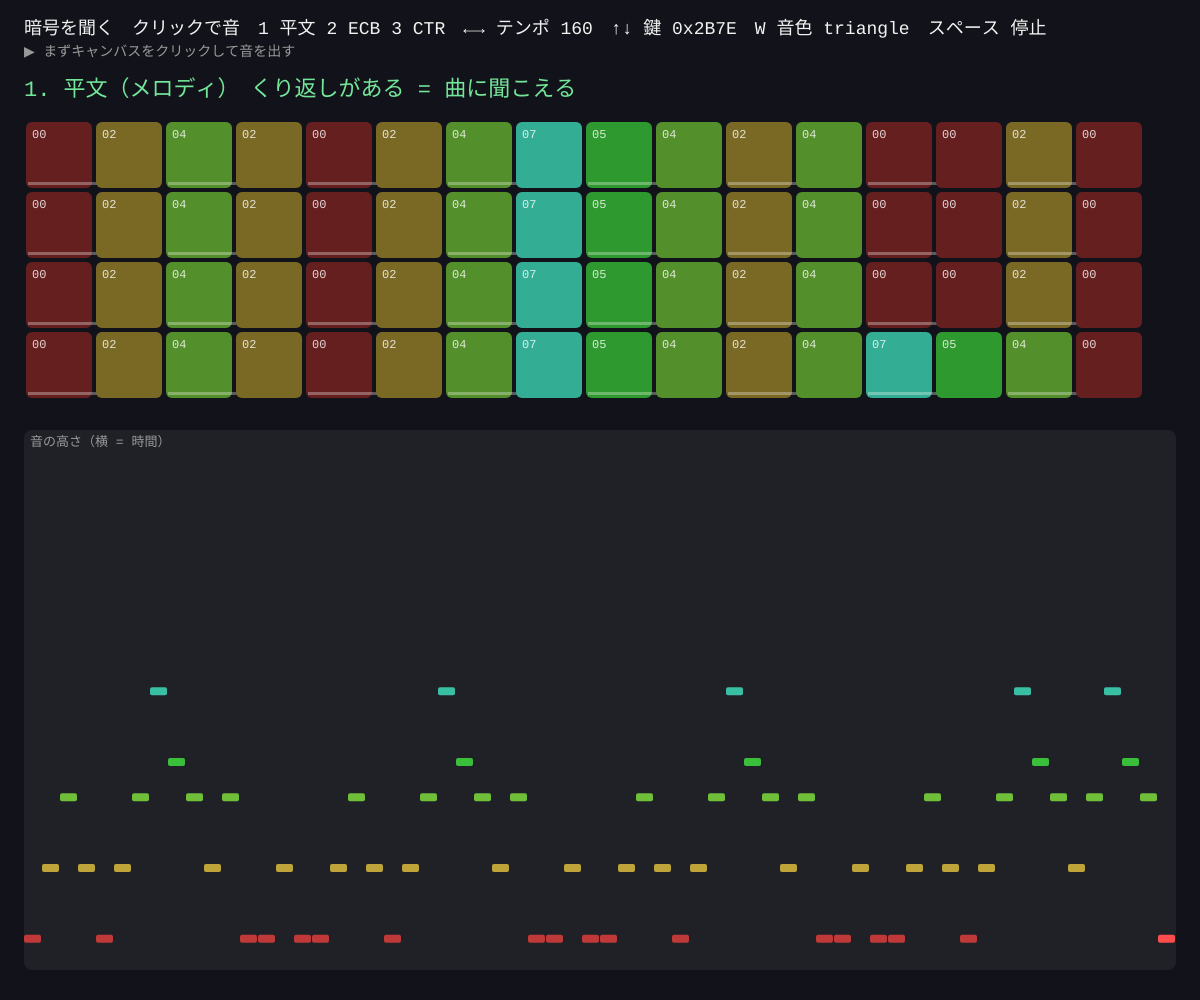
Frame 1 (no input)
Frame 60 (no input): identical to frame 1, image omitted
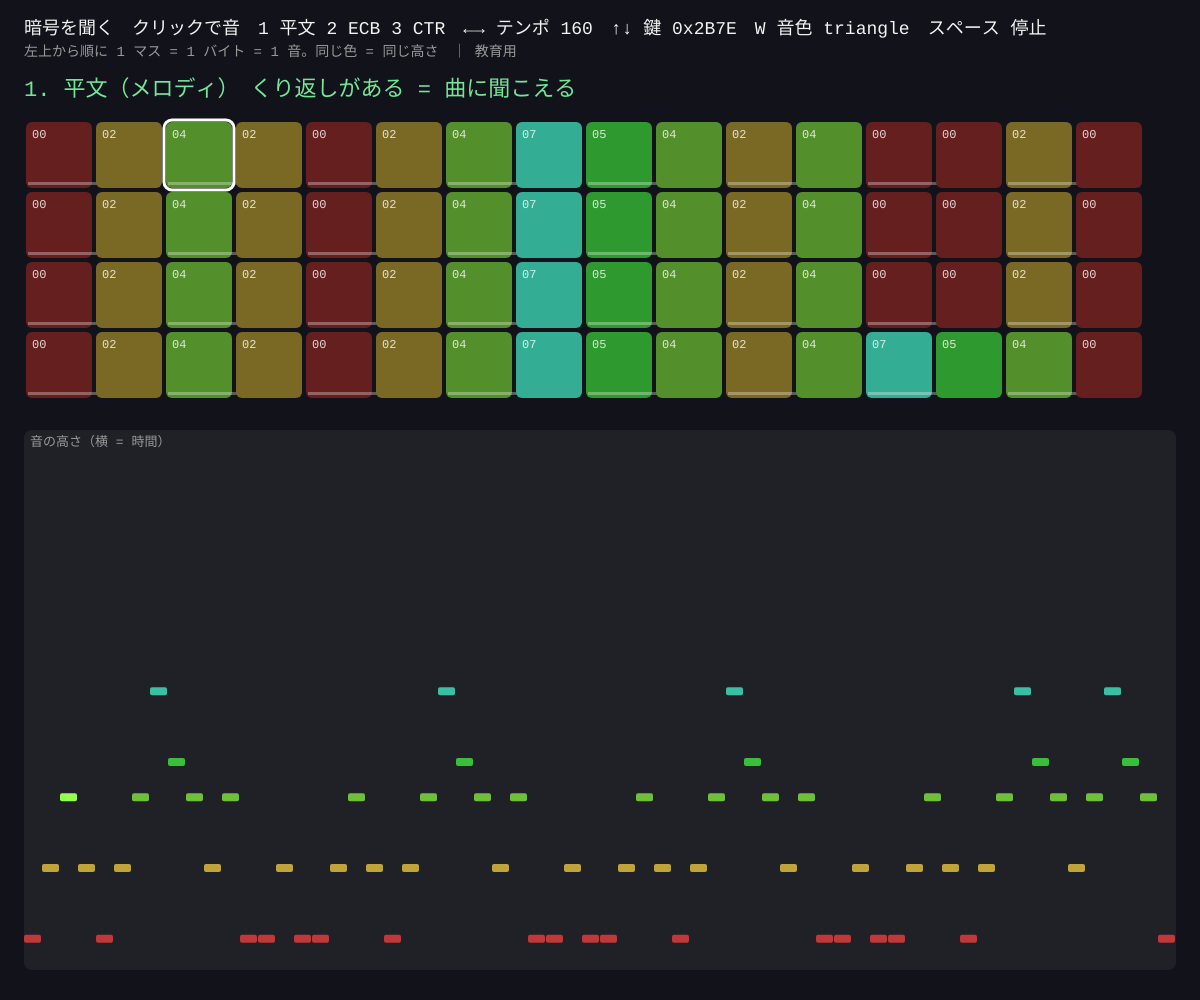
Frame 120 (the mouse pressed at the canvas centre since frame 60)

The p5.js sketch that drew these frames (run headless with seeded random() and noise() and a simulated clock; from frame 60 on, the mouse is pressed at the canvas centre):

// p5.js sketch
// ── sketch.js
// ============================================
// 14 暗号を聞く 🔊
// データの 1 バイト = 1 つの音。平文のメロディはくり返しがあって「曲」に聞こえる。
//   ECB で暗号化：同じ 2 バイトのかたまりは同じ暗号文 → くり返しがそのまま聞こえてしまう（06 の輪郭と同じ）
//   CTR で暗号化：毎回違うカウンタを混ぜる → ランダムな音の列。耳でも区別できない = よい暗号
// クリック = 音を出す / 1 = 平文 2 = ECB 3 = CTR / ←→ = テンポ / ↑↓ = 鍵を変える / W = 音色 / スペース = 一時停止
// 自由制作のベース：MELODY を自分の曲に変えてみよう
// ※ 教育用（05 と同じおもちゃの 16 ビット暗号）
// ============================================

// ★ 平文のメロディ（0〜14 = ペンタトニック音階の段）。2 つずつ組になって 1 ブロック
const PHRASE = [0, 2, 4, 2, 0, 2, 4, 7, 5, 4, 2, 4, 0, 0, 2, 0];
let MELODY = [];
let modeNo = 1, tempo = 160;          // ★ 1 分あたりの音の数
let cipherKey = 0x2B7E, wave = 'triangle';
let playing = true, idx = 0, lastNote = 0;
let bytes = [];
const SCALE = [0, 2, 4, 7, 9];        // ペンタトニック（ド レ ミ ソ ラ）
const SBOX = [0xC, 0x5, 0x6, 0xB, 0x9, 0x0, 0xA, 0xD, 0x3, 0xE, 0xF, 0x8, 0x4, 0x7, 0x1, 0x2];

function setup() {
  createCanvas(windowWidth, windowHeight);
  textFont('monospace');
  colorMode(HSB, 360, 100, 100, 100);
  for (let r = 0; r < 4; r++) MELODY = MELODY.concat(r === 3 ? PHRASE.slice(0, 12).concat([7, 5, 4, 0]) : PHRASE);
  rebuild();
}

// ★ モードに合わせてバイト列をつくる
function rebuild() {
  bytes = [];
  for (let i = 0; i < MELODY.length; i += 2) {
    let block = (MELODY[i] << 8) | MELODY[i + 1];
    let c = block;
    if (modeNo === 2) c = enc(block);                         // ECB
    if (modeNo === 3) c = block ^ enc((0x1000 + i / 2) & 0xFFFF);   // CTR
    bytes.push((c >> 8) & 0xFF, c & 0xFF);
  }
}

// バイト → 音の高さ（Hz）。15 段のペンタトニックに折りたたむ
function noteFreq(b) {
  let step = b % 15;
  let semi = SCALE[step % 5] + 12 * floor(step / 5);
  return 220 * pow(2, semi / 12);
}

function draw() {
  background(230, 30, 10);
  // 再生
  let interval = 60000 / tempo;
  if (playing && audioCtx && millis() - lastNote > interval) {
    lastNote = millis();
    playNote(noteFreq(bytes[idx]), interval / 1000 * 0.9);
    idx = (idx + 1) % bytes.length;
  }
  noStroke();
  fill(0, 0, 95);
  textSize(18);
  text('暗号を聞く　クリックで音　1 平文 2 ECB 3 CTR　←→ テンポ ' + tempo + '　↑↓ 鍵 ' + hex4(cipherKey) + '　W 音色 ' + wave + '　スペース ' + (playing ? '停止' : '再生'), 24, 34);
  fill(0, 0, 60);
  textSize(14);
  text(audioCtx ? '左上から順に 1 マス = 1 バイト = 1 音。同じ色 = 同じ高さ　｜ 教育用' : '▶ まずキャンバスをクリックして音を出す', 24, 56);

  let names = ['', '平文（メロディ）', 'ECB で暗号化', 'CTR で暗号化'];
  let notes = ['', 'くり返しがある = 曲に聞こえる', '同じブロック → 同じ音のかたまり。くり返しが聞こえる ✗', '毎回違う。くり返しが消えた ✓'];
  fill(modeNo === 2 ? color(0, 60, 100) : color(140, 50, 90));
  textSize(22);
  text(modeNo + '. ' + names[modeNo] + '　' + notes[modeNo], 24, 96);

  // バイトのマス目（16 個 × 4 段）
  let cols = 16, cw = min(70, (width - 48) / cols), top = 120;
  for (let i = 0; i < bytes.length; i++) {
    let x = 24 + (i % cols) * cw, y = top + floor(i / cols) * cw;
    let step = bytes[i] % 15;
    fill(step * 24, 70, 40 + step * 4);
    rect(x + 2, y + 2, cw - 4, cw - 4, 6);
    if (i === (idx + bytes.length - 1) % bytes.length && audioCtx) { noFill(); stroke(0, 0, 100); strokeWeight(3); rect(x, y, cw, cw, 8); noStroke(); }
    fill(0, 0, 100, 80);
    textSize(12);
    text(hex2(bytes[i]), x + 8, y + 18);
    if (i % 2 === 0) { fill(0, 0, 100, 30); rect(x + 4, y + cw - 8, cw * 2 - 8, 3); }   // 2 バイト = 1 ブロック
  }
  // 音の高さのグラフ（ピアノロール）
  let gy = top + ceil(bytes.length / cols) * cw + 30, gh = height - gy - 30;
  fill(0, 0, 100, 6);
  rect(24, gy, width - 48, gh, 8);
  let bw = (width - 48) / bytes.length;
  for (let i = 0; i < bytes.length; i++) {
    let step = bytes[i] % 15;
    fill(step * 24, 70, i === (idx + bytes.length - 1) % bytes.length ? 100 : 75);
    rect(24 + i * bw, gy + gh - (step + 1) / 15 * (gh - 10), bw - 1, 8, 2);
  }
  fill(0, 0, 60);
  textSize(13);
  text('音の高さ（横 = 時間）', 30, gy + 16);
}

function mousePressed() { startAudio(); }

function keyPressed() {
  startAudio();
  if (key === '1' || key === '2' || key === '3') { modeNo = int(key); rebuild(); }
  if (key === LEFT_ARROW) tempo = max(60, tempo - 20);
  if (key === RIGHT_ARROW) tempo = min(480, tempo + 20);
  if (key === UP_ARROW || key === DOWN_ARROW) { cipherKey = floor(random(65536)); rebuild(); }
  if (key === 'w' || key === 'W') { let ws = ['sine', 'triangle', 'square', 'sawtooth']; wave = ws[(ws.indexOf(wave) + 1) % 4]; }
  if (key === ' ') playing = !playing;
  return false;
}

// ---------- やってみよう ----------
// 1. 1 → 2 → 3 の順に聞き比べよう。ECB で「同じフレーズがまた来た」と分かる？
// 2. PHRASE を自分のメロディに変えて、CTR にしたらどれくらい「別物」になるか聞いてみよう
// 3. noteFreq を変えて、バイトを和音やリズム（音の長さ）にも割り当ててみよう
// 4. 作品のアイデア：自分の名前をハッシュ（07）して、その 32 ビットで 1 小節の曲をつくる

// ==================================================
// ここから下は「道具」（おもちゃの暗号と、音を鳴らすための道具）
// ==================================================
function subst(x) { let y = 0; for (let i = 0; i < 4; i++) y |= SBOX[(x >> (4 * i)) & 0xF] << (4 * i); return y; }
function permute(x) { let y = 0; for (let b = 0; b < 16; b++) if ((x >> (15 - b)) & 1) y |= 1 << (15 - ((b % 4) * 4 + (b >> 2))); return y; }
function roundKey(k, r) { let s = (3 * r) % 16; return (((k << s) | (k >>> (16 - s))) ^ (0x1357 * (r + 1))) & 0xFFFF; }
function enc(x) { for (let r = 0; r < 4; r++) { x ^= roundKey(cipherKey, r); x = subst(x); if (r < 3) x = permute(x); } return x ^ roundKey(cipherKey, 4); }
function hex2(v) { return v.toString(16).toUpperCase().padStart(2, '0'); }
function hex4(v) { return '0x' + v.toString(16).toUpperCase().padStart(4, '0'); }

let audioCtx, masterOut;
function startAudio() {
  if (!audioCtx) {
    audioCtx = new AudioContext();
    masterOut = audioCtx.createDynamicsCompressor();
    masterOut.connect(audioCtx.destination);
  }
  audioCtx.resume();
}
// 短い音を 1 つ鳴らす（freq：高さ Hz、dur：長さ 秒）
function playNote(freq, dur) {
  if (!audioCtx) return;
  let t = audioCtx.currentTime;
  let o = audioCtx.createOscillator(), g = audioCtx.createGain();
  o.type = wave;
  o.frequency.value = constrain(freq, 40, 4000);
  g.gain.setValueAtTime(0.0001, t);
  g.gain.exponentialRampToValueAtTime(0.25, t + 0.01);
  g.gain.exponentialRampToValueAtTime(0.0001, t + max(0.05, dur));
  o.connect(g); g.connect(masterOut);
  o.start(t); o.stop(t + dur + 0.05);
}
